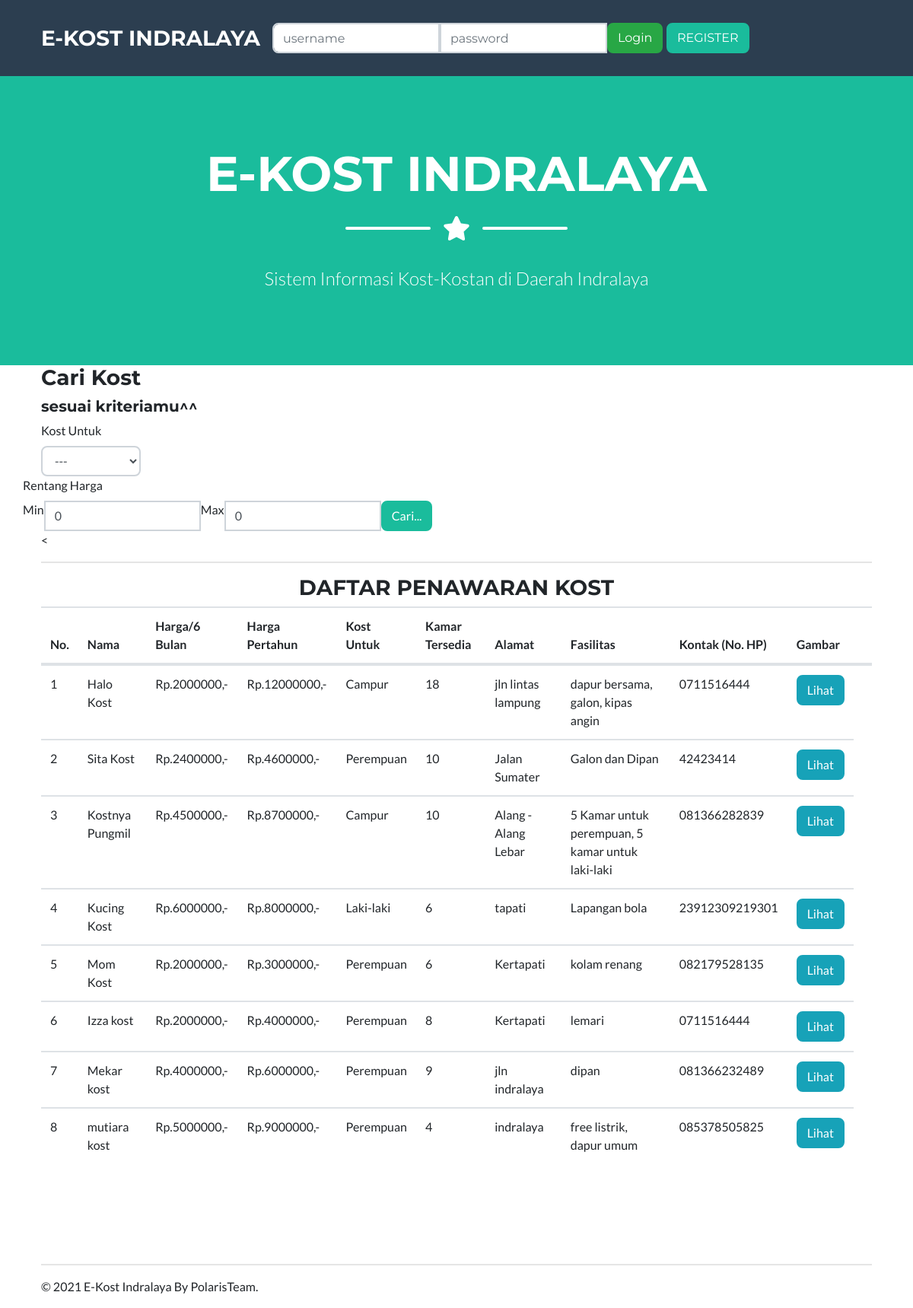
The page / on the database its author committed.
### tables this page shows
CREATE TABLE `kost` (
  `id_kost` int(11) NOT NULL,
  `id_pemilik` int(11) NOT NULL,
  `nama` varchar(20) NOT NULL,
  `alamat` varchar(50) NOT NULL,
  `latitude` float NOT NULL,
  `longitude` float NOT NULL,
  `tersedia` int(2) NOT NULL,
  `status` enum('Laki-laki','Perempuan','Campur') DEFAULT NULL,
  `fasilitas` text NOT NULL,
  `harga_3bulan` int(9) NOT NULL,
  `harga_6bulan` int(9) NOT NULL,
  `harga_pertahun` int(9) NOT NULL,
  `kontak` varchar(20) NOT NULL,
  `file` varchar(60) NOT NULL
);

### page/home.php (the view, shortened to what this page needs)
<div class="container">
	<h3>Cari Kost</h3><h5>sesuai kriteriamu^^</h5>
	<div class="row">
		<form action="<?=$_SERVER["REQUEST_URI"]?>">
				<div class="col-md-4">
					<label for="status" class="control-label">Kost Untuk</label>
					<select class="form-control" name="status" id="status">
						<option>---</option>
					</select>
				</div>
				<div class=" ">
					<label for="">Rentang Harga</label>
					<div class="input-group">
						<span class="input-group-addon" style="border-right: 0;">Min</span>
						<input type="number" name="min" id="min" class="form-control" value="0">
						<span class="input-group-addon" style="border-left: 0; border-right: 0;">Max</span>
						<input type="number" name="max" id="max" class="form-control" value="0">
						<span class="input-group-btn">
							<button type="submit" class="btn btn-primary" id="submit">Cari...</button>
						</span>
					</div>
				</div>
		</form>
	</div>
<<hr>
<div class="panel panel-info">
		        <div class="panel-heading"><h3 class="text-center">DAFTAR PENAWARAN KOST</h3></div>
		        <div class="panel-body">
		            <table class="table table-condensed">
		                <thead>
		                    <tr>
							<th>No.</th>
							<th>Nama</th>
							<th>Harga/6 Bulan</th>
							<th>Harga Pertahun</th>
							<th>Kost Untuk</th>
							<th>Kamar Tersedia</th>
							<th>Alamat</th>
							<th>Fasilitas</th>
							<th>Kontak (No. HP)</th>
							<th>Gambar</th>
							<th></th>
		                    </tr>
		                </thead>
				<tbody>
					<?php
					if (isset($_GET["searched"])) {
						if ($_GET["searched"] == "click") {
							$query = $connection->query("SELECT * FROM kost a WHERE id_kost=$_GET[key]");
						} else {
							$query = $connection->query("SELECT * FROM kost a WHERE status='$_GET[status]' AND (a.`harga_pertahun` BETWEEN $_GET[min] AND $_GET[max])");
						}
					} else {
						$query = $connection->query("SELECT * FROM kost ORDER BY harga_3bulan, harga_6bulan, harga_pertahun");
					}
					$no = 1;
					?>
					<?php while ($row = $query->fetch_assoc()): ?>
						<tr>
							<td><?=$no++?></td>
							<td><?=$row["nama"]?></td>
							<td>Rp.<?=$row["harga_6bulan"]?>,-</td>
							<td>Rp.<?=$row["harga_pertahun"]?>,-</td>
							<td><span class="label label-<?=($row["status"] == "Perempuan") ? "info" : "primary"?>"><?=$row["status"]?></span></td>
							<td><?=$row["tersedia"]?></td>
							<td><?=$row["alamat"]?></td>
							<td><?=$row["fasilitas"]?></td>
							<td><?=$row["kontak"]?></td>
							<td><a href="assets/img/kost/<?=$row['file']?>" class="btn btn-info btn-xs fancybox">Lihat</a></td>
						</tr>
					<?php endwhile; ?>
				</tbody>
			</table>
		</div>
	</div>
</div>

### rows shown on the page
kost: nama "Halo Kost", harga_6bulan "2000000", harga_pertahun "12000000", status "Campur", tersedia "18", alamat "jln lintas lampung", fasilitas "dapur bersama, galon, kipas angin", kontak "0711516444"
kost: nama "Sita Kost", harga_6bulan "2400000", harga_pertahun "4600000", status "Perempuan", tersedia "10", alamat "Jalan Sumater", fasilitas "Galon dan Dipan", kontak "42423414"
kost: nama "Kostnya Pungmil", harga_6bulan "4500000", harga_pertahun "8700000", status "Campur", tersedia "10", alamat "Alang - Alang Lebar", fasilitas "5 Kamar untuk perempuan, 5 kamar untuk laki-laki", kontak "081366282839"
kost: nama "Kucing Kost", harga_6bulan "6000000", harga_pertahun "8000000", status "Laki-laki", tersedia "6", alamat "tapati", fasilitas "Lapangan bola", kontak "23912309219301"
kost: nama "Mom Kost", harga_6bulan "2000000", harga_pertahun "3000000", status "Perempuan", tersedia "6", alamat "Kertapati", fasilitas "kolam renang", kontak "082179528135"
kost: nama "Izza kost", harga_6bulan "2000000", harga_pertahun "4000000", status "Perempuan", tersedia "8", alamat "Kertapati", fasilitas "lemari", kontak "0711516444"
kost: nama "Mekar kost", harga_6bulan "4000000", harga_pertahun "6000000", status "Perempuan", tersedia "9", alamat "jln indralaya", fasilitas "dipan", kontak "081366232489"
kost: nama "mutiara kost", harga_6bulan "5000000", harga_pertahun "9000000", status "Perempuan", tersedia "4", alamat "indralaya", fasilitas "free listrik, dapur umum", kontak "085378505825"
